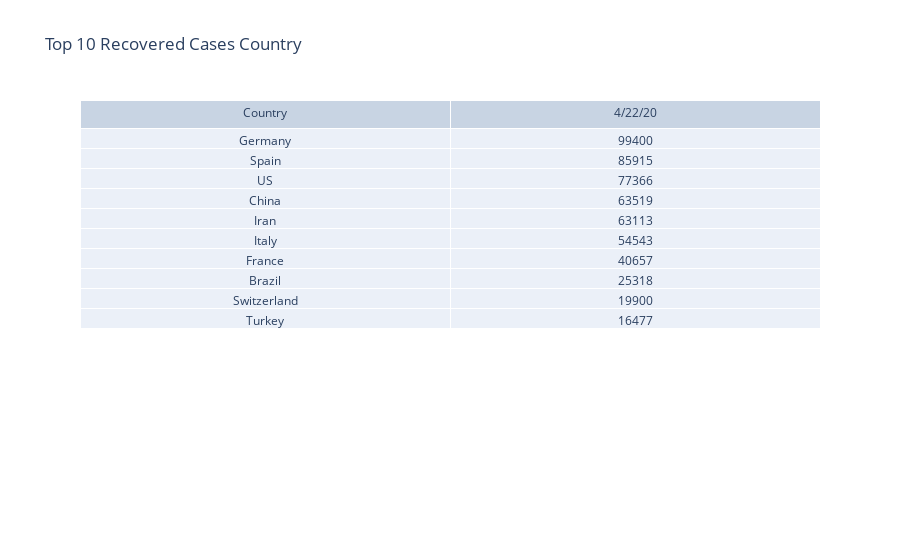

Notebook cell for this chart:
### Code cell
# Showing top 10 Recover Cases Country In Tabular Format
# print(style.BOLD + "\nTop 10 Recover Cases Country\n" + style.END)
# print(topRecoverCasesCountry[['Country/Region',getLastDateOfRecoverd()]].to_string(index=False))


fig = go.Figure(
    data=[
        go.Table(
            header=dict(values=["Country", getLastDateOfRecoverd()]),
            cells=dict(
                values=[
                    topRecoverCasesCountry["Country/Region"],
                    topRecoverCasesCountry[getLastDateOfRecoverd()],
                ],
            ),
        )
    ]
)
fig.update_layout(title="Top 10 Recovered Cases Country")
fig.show()

### Figure 1 — Plotly figure (JSON) as saved in the notebook; plotly's stock layout.template omitted (floating-point values rounded to 4 significant figures)
{"data": [{"cells": {"values": [["Germany", "Spain", "US", "China", "Iran", "Italy", "France", "Brazil", "Switzerland", "Turkey"], [99400, 85915, 77366, 63519, 63113, 54543, 40657, 25318, 19900, 16477]]}, "header": {"values": ["Country", "4/22/20"]}, "type": "table"}], "layout": {"autosize": true, "title": {"text": "Top 10 Recovered Cases Country"}}}
